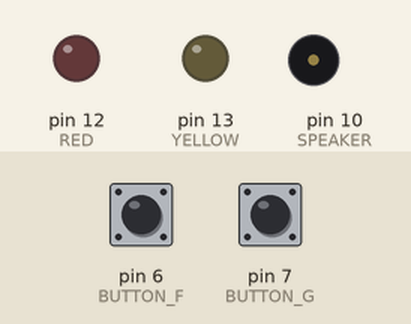
A sketch run on a simulated Arduino Uno, built with avr-gcc and run on an emulated ATmega328P. Shown: output pins drawn as LEDs (lit = HIGH), buzzer (waves = sounding). Inputs (shaded band) come from the test bench; at power-on: pin 6 (BUTTON_F) HIGH, pin 7 (BUTTON_G) HIGH.

Above: at 1.2 s.
1.3 s: pin 6 (BUTTON_F) pulled LOW for 1 s
At 1.5 s:
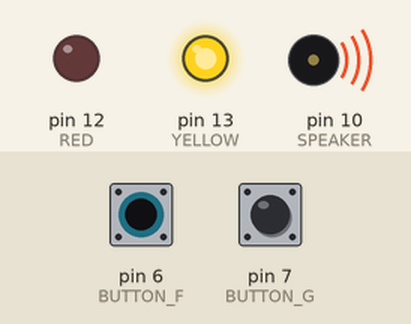
4.3 s: pin 7 (BUTTON_G) pulled LOW for 3.2 s
At 4.5 s:
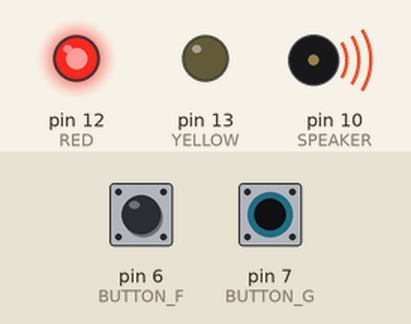
9.0 s: pin 6 (BUTTON_F) pulled LOW for 3.2 s
At 12.5 s:
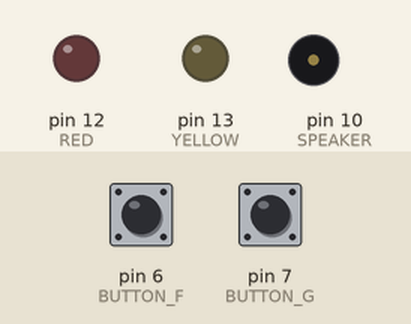
13.7 s: pin 6 (BUTTON_F) driven LOW and pin 7 (BUTTON_G) driven LOW
At 14.3 s:
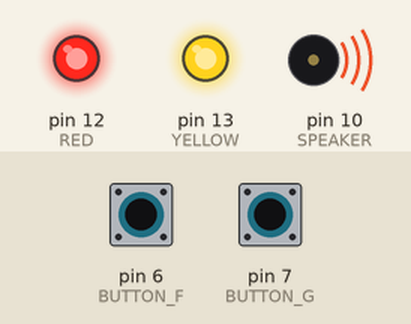
16.7 s: pin 6 (BUTTON_F) driven HIGH
At 17.0 s:
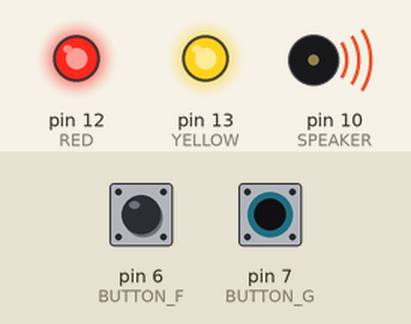
19.7 s: pin 7 (BUTTON_G) driven HIGH
At 20.7 s:
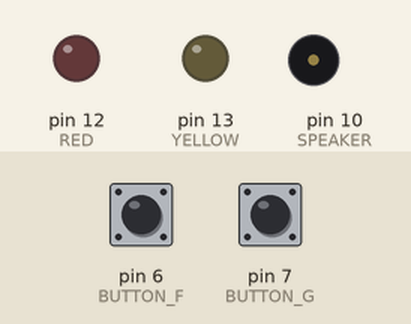
Timing chart, 0 to 22.2 s (numbered marks = the images above; inputs shaded):
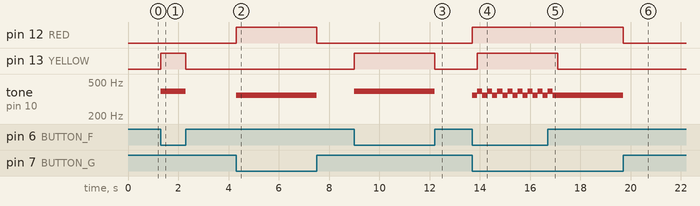

The sketch:

two_key_piano.ino
```cpp
#define YELLOW    13
#define RED       12
#define BUTTON_G  7
#define SPEAKER   10
#define BUTTON_F  6

#define DUR       200
void setup() {

  pinMode(YELLOW,OUTPUT);
  pinMode(RED,OUTPUT);
  pinMode(BUTTON_G,INPUT);
  pinMode(BUTTON_F,INPUT);
  pinMode(SPEAKER, OUTPUT);
  digitalWrite(YELLOW, LOW);
  digitalWrite(RED,LOW);
}

void loop() {
  int flag_g;
  int flag_f;

  //step:1  should I play?
  flag_g = digitalRead(BUTTON_G);
  flag_f = digitalRead(BUTTON_F);

if (flag_g == LOW)
      {
      tone(SPEAKER,349,DUR);
      digitalWrite(RED,HIGH);
      delay(DUR);
      }
else
{
  digitalWrite(RED,LOW);
}
if (flag_f == LOW)
     {
      tone(SPEAKER,392,DUR);
      digitalWrite(YELLOW,HIGH);
      delay(DUR);
     }
else
{
  digitalWrite(YELLOW,LOW);
}
}
```

Measured:
- after the input at 1.3 s, pin 13 (YELLOW): LOW → HIGH at once, → LOW 1.0 s later; tone on pin 10 (SPEAKER): silent → 392 Hz at once, → silent 1.0 s later
- after the input at 4.3 s, pin 12 (RED): LOW → HIGH at once, → LOW 3.2 s later; tone on pin 10 (SPEAKER): silent → 349 Hz at once, → silent 3.2 s later
- after the input at 9.0 s, pin 13 (YELLOW): LOW → HIGH at once, → LOW 3.2 s later; tone on pin 10 (SPEAKER): silent → 392 Hz at once, → silent 3.2 s later
- after the input at 13.7 s, pin 12 (RED): LOW → HIGH at once; pin 13 (YELLOW): LOW → HIGH after 0.20 s; tone on pin 10 (SPEAKER): alternates 392 Hz for 0.20 s and 349 Hz for 0.20 s, starting at once
- after the input at 16.7 s, pin 13 (YELLOW): HIGH → LOW after 0.40 s; tone on pin 10 (SPEAKER): goes on until 16.9 s, then stays 349 Hz
- after the input at 19.7 s, pin 12 (RED): HIGH → LOW at once; tone on pin 10 (SPEAKER): 349 Hz → silent at once
